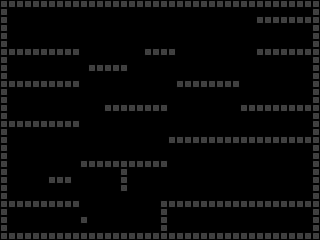

A 2D game scene composited from a Tiled map and its tileset images. What follows is a short description and the map's XML, with every tile layer's data as written:
An orthogonal 40x30 tile map with 8x8 px tiles, 1 tile layer (Tile Layer 1).

<map version="1.10" tiledversion="1.10.2" orientation="orthogonal" renderorder="right-down" width="40" height="30" tilewidth="8" tileheight="8" infinite="0" nextlayerid="2" nextobjectid="1">
 <editorsettings>
  <export target="../../../export/windows/bin/assets/id/lev1/data.csv" format="csv" />
 </editorsettings>
 <tileset firstgid="1" source="../graphic.tsx" />
 <layer id="1" name="Tile Layer 1" width="40" height="30">
  <data encoding="csv">
2,2,2,2,2,2,2,2,2,2,2,2,2,2,2,2,2,2,2,2,2,2,2,2,2,2,2,2,2,2,2,2,2,2,2,2,2,2,2,2,
2,0,0,0,0,0,0,0,0,0,0,0,0,0,0,0,0,0,0,0,0,0,0,0,0,0,0,0,0,0,0,0,0,0,0,0,0,0,0,2,
2,0,0,0,0,0,0,0,0,0,0,0,0,0,0,0,0,0,0,0,0,0,0,0,0,0,0,0,0,0,0,0,2,2,2,2,2,2,2,2,
2,0,0,0,0,0,0,0,0,0,0,0,0,0,0,0,0,0,0,0,0,0,0,0,0,0,0,0,0,0,0,0,0,0,0,0,0,0,0,2,
2,0,0,0,0,0,0,0,0,0,0,0,0,0,0,0,0,0,0,0,0,0,0,0,0,0,0,0,0,0,0,0,0,0,0,0,0,0,0,2,
2,0,0,0,0,0,0,0,0,0,0,0,0,0,0,0,0,0,0,0,0,0,0,0,0,0,0,0,0,0,0,0,0,0,0,0,0,0,0,2,
2,2,2,2,2,2,2,2,2,2,0,0,0,0,0,0,0,0,2,2,2,2,0,0,0,0,0,0,0,0,0,0,2,2,2,2,2,2,2,2,
2,0,0,0,0,0,0,0,0,0,0,0,0,0,0,0,0,0,0,0,0,0,0,0,0,0,0,0,0,0,0,0,0,0,0,0,0,0,0,2,
2,0,0,0,0,0,0,0,0,0,0,2,2,2,2,2,0,0,0,0,0,0,0,0,0,0,0,0,0,0,0,0,0,0,0,0,0,0,0,2,
2,0,0,0,0,0,0,0,0,0,0,0,0,0,0,0,0,0,0,0,0,0,0,0,0,0,0,0,0,0,0,0,0,0,0,0,0,0,0,2,
2,2,2,2,2,2,2,2,2,2,0,0,0,0,0,0,0,0,0,0,0,0,2,2,2,2,2,2,2,2,0,0,0,0,0,0,0,0,0,2,
2,0,0,0,0,0,0,0,0,0,0,0,0,0,0,0,0,0,0,0,0,0,0,0,0,0,0,0,0,0,0,0,0,0,0,0,0,0,0,2,
2,0,0,0,0,0,0,0,0,0,0,0,0,0,0,0,0,0,0,0,0,0,0,0,0,0,0,0,0,0,0,0,0,0,0,0,0,0,0,2,
2,0,0,0,0,0,0,0,0,0,0,0,0,2,2,2,2,2,2,2,2,0,0,0,0,0,0,0,0,0,2,2,2,2,2,2,2,2,2,2,
2,0,0,0,0,0,0,0,0,0,0,0,0,0,0,0,0,0,0,0,0,0,0,0,0,0,0,0,0,0,0,0,0,0,0,0,0,0,0,2,
2,2,2,2,2,2,2,2,2,2,0,0,0,0,0,0,0,0,0,0,0,0,0,0,0,0,0,0,0,0,0,0,0,0,0,0,0,0,0,2,
2,0,0,0,0,0,0,0,0,0,0,0,0,0,0,0,0,0,0,0,0,0,0,0,0,0,0,0,0,0,0,0,0,0,0,0,0,0,0,2,
2,0,0,0,0,0,0,0,0,0,0,0,0,0,0,0,0,0,0,0,0,2,2,2,2,2,2,2,2,2,2,2,2,2,2,2,2,2,2,2,
2,0,0,0,0,0,0,0,0,0,0,0,0,0,0,0,0,0,0,0,0,0,0,0,0,0,0,0,0,0,0,0,0,0,0,0,0,0,0,2,
2,0,0,0,0,0,0,0,0,0,0,0,0,0,0,0,0,0,0,0,0,0,0,0,0,0,0,0,0,0,0,0,0,0,0,0,0,0,0,2,
2,0,0,0,0,0,0,0,0,0,2,2,2,2,2,2,2,2,2,2,2,0,0,0,0,0,0,0,0,0,0,0,0,0,0,0,0,0,0,2,
2,0,0,0,0,0,0,0,0,0,0,0,0,0,0,2,0,0,0,0,0,0,0,0,0,0,0,0,0,0,0,0,0,0,0,0,0,0,0,2,
2,0,0,0,0,0,2,2,2,0,0,0,0,0,0,2,0,0,0,0,0,0,0,0,0,0,0,0,0,0,0,0,0,0,0,0,0,0,0,2,
2,0,0,0,0,0,0,0,0,0,0,0,0,0,0,2,0,0,0,0,0,0,0,0,0,0,0,0,0,0,0,0,0,0,0,0,0,0,0,2,
2,0,0,0,0,0,0,0,0,0,0,0,0,0,0,0,0,0,0,0,0,0,0,0,0,0,0,0,0,0,0,0,0,0,0,0,0,0,0,2,
2,2,2,2,2,2,2,2,2,2,0,0,0,0,0,0,0,0,0,0,2,2,2,2,2,2,2,2,2,2,2,2,2,2,2,2,2,2,2,2,
2,0,0,0,0,0,0,0,0,0,0,0,0,0,0,0,0,0,0,0,2,0,0,0,0,0,0,0,0,0,0,0,0,0,0,0,0,0,0,2,
2,0,0,0,0,0,0,0,0,0,2,0,0,0,0,0,0,0,0,0,2,0,0,0,0,0,0,0,0,0,0,0,0,0,0,0,0,0,0,2,
2,0,0,0,0,0,0,0,0,0,0,0,0,0,0,0,0,0,0,0,2,0,0,0,0,0,0,0,0,0,0,0,0,0,0,0,0,0,0,2,
2,2,2,2,2,2,2,2,2,2,2,2,2,2,2,2,2,2,2,2,2,2,2,2,2,2,2,2,2,2,2,2,2,2,2,2,2,2,2,2
</data>
 </layer>
</map>
